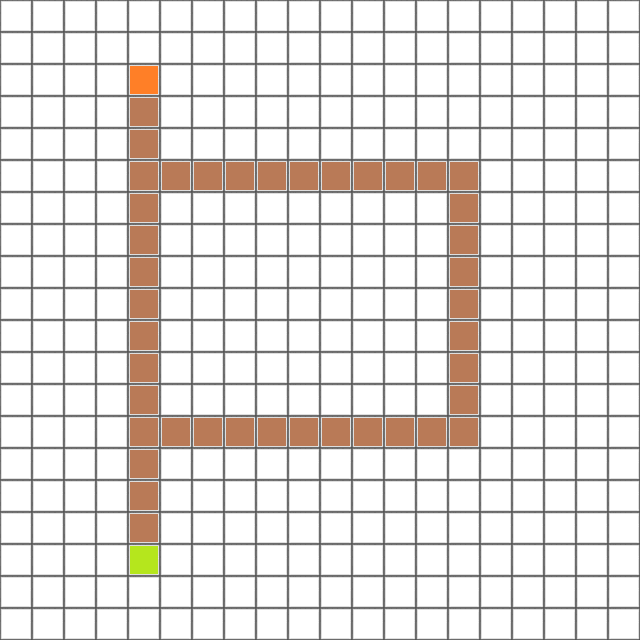

The image is a tile-based game level rendered from a .tmx file. Its description and source (layers, tilesets, objects; grid data summarised) follow:
An orthogonal 20x20 tile map with 32x32 px tiles, 1 tile layer (Tile Layer 1).

<map version="1.0" orientation="orthogonal" width="20" height="20" tilewidth="32" tileheight="32">
 <tileset firstgid="1" name="tile_set_01" tilewidth="32" tileheight="32">
  <image source="tile_set_01.bmp" trans="ff00ff" width="160" height="32" />
 </tileset>
 <layer name="Tile Layer 1" width="20" height="20">
  <data>[400 cells, 400 non-empty, 4 distinct tile ids]</data>
 </layer>
</map>